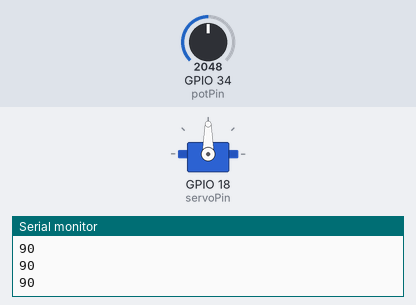
Simulated run of this sketch. Board: ESP32. On the bench: servo, the last lines printed to the serial monitor. The test bench sets the inputs (shaded band); at power-on: GPIO 34 (potPin) = 2048.

Above: at 1.2 s.
1.3 s: GPIO 34 (potPin) set to 2866
At 1.9 s:
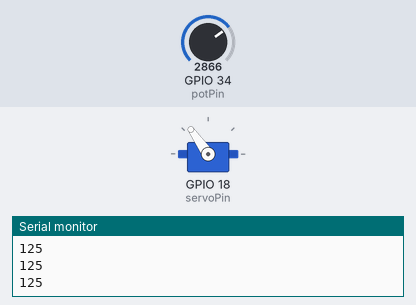
2.8 s: GPIO 34 (potPin) set to 3603
At 4.0 s:
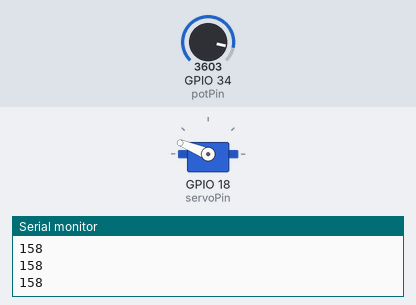
4.3 s: GPIO 34 (potPin) set to 4095
At 5.5 s:
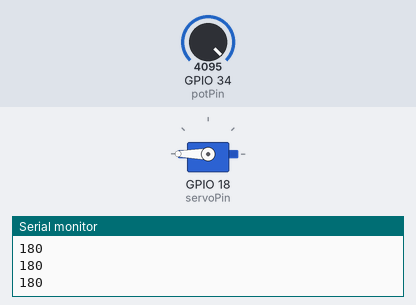
5.8 s: GPIO 34 (potPin) set to 1228
At 6.4 s:
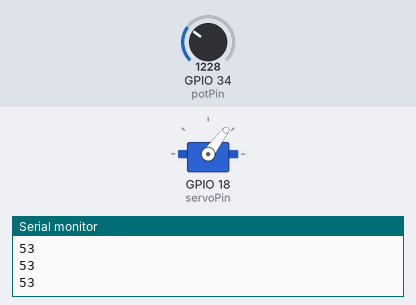
7.3 s: GPIO 34 (potPin) set to 491
At 8.0 s:
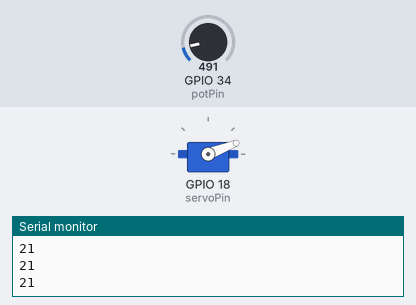
8.8 s: GPIO 34 (potPin) set to 0
At 10.0 s:
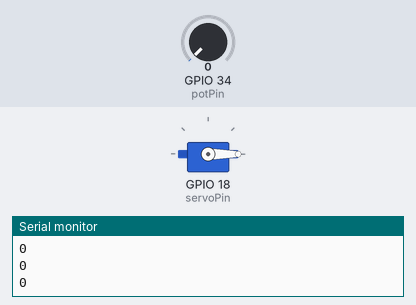
Timing chart, 0 to 11.3 s (numbered marks = the images above; inputs shaded):
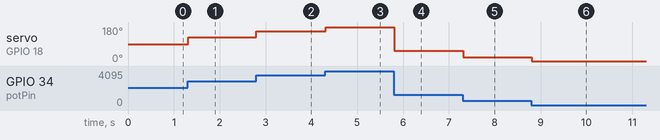

Measured:
- after the input at 1.3 s, servo on GPIO 18 (servoPin): 90° → 125° at once
- after the input at 2.8 s, servo on GPIO 18 (servoPin): 125° → 158° at once
- after the input at 4.3 s, servo on GPIO 18 (servoPin): 158° → 180° at once
- after the input at 5.8 s, servo on GPIO 18 (servoPin): 180° → 53° at once
- after the input at 7.3 s, servo on GPIO 18 (servoPin): 53° → 21° at once
- after the input at 8.8 s, servo on GPIO 18 (servoPin): 21° → 0° at once

The sketch:

potentiometer_servo_position.ino
```cpp
#include <ESP32Servo.h>

Servo myServo;

int potPin = 34;
int servoPin = 18;

void setup() {
  Serial.begin(115200);

  myServo.attach(servoPin);
}

void loop() {

  int adcValue = analogRead(potPin);

  int angle = map(adcValue, 0, 4095, 0, 180);

  myServo.write(angle);

  Serial.println(angle);

  delay(20);
}
```
